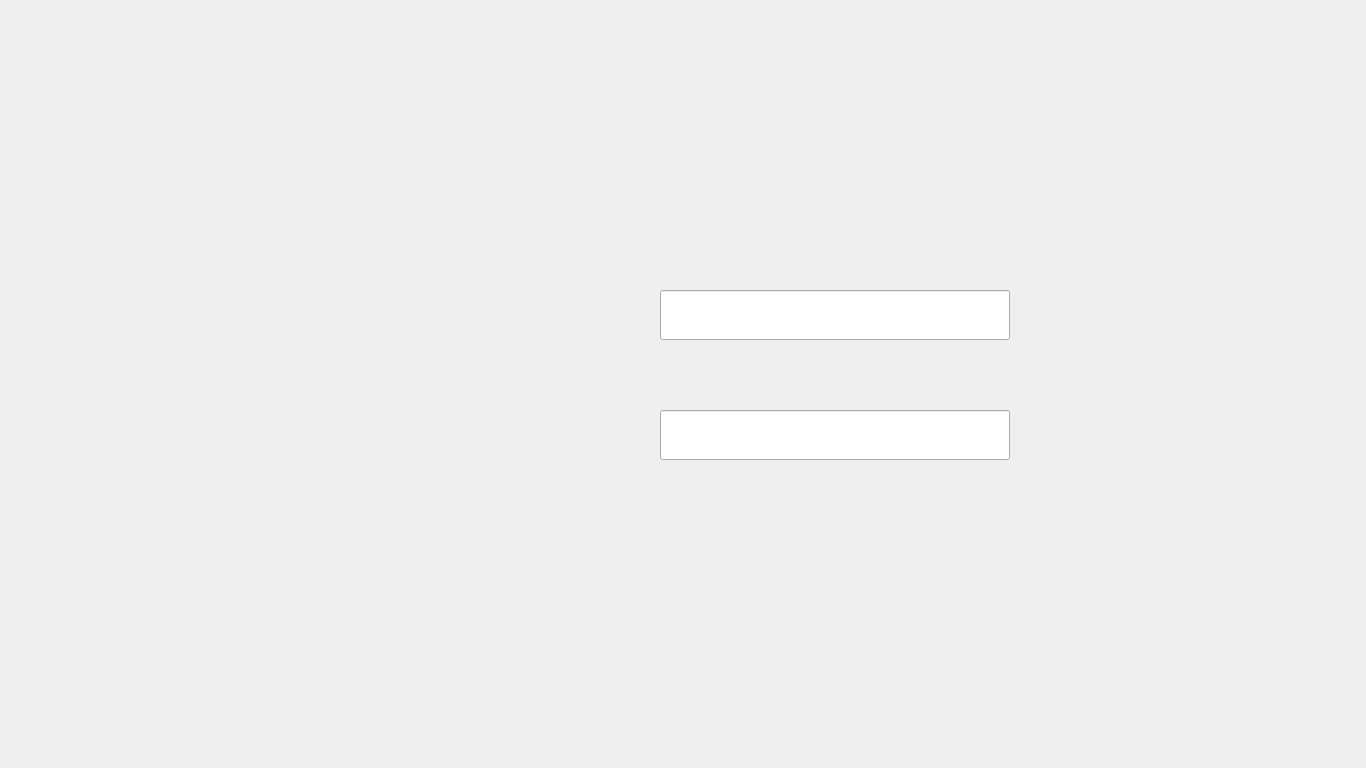
<?xml version="1.0" encoding="UTF-8"?>
<ui version="4.0">
 <class>Login</class>
 <widget class="QMainWindow" name="Login">
  <property name="geometry">
   <rect>
    <x>0</x>
    <y>0</y>
    <width>1366</width>
    <height>768</height>
   </rect>
  </property>
  <property name="windowTitle">
   <string>AJ Bank | Login</string>
  </property>
  <property name="styleSheet">
   <string notr="true">background-image: url(:/background/Login.jpg);</string>
  </property>
  <widget class="QWidget" name="centralwidget">
   <widget class="QPushButton" name="LoginB">
    <property name="geometry">
     <rect>
      <x>549</x>
      <y>627</y>
      <width>332</width>
      <height>75</height>
     </rect>
    </property>
    <property name="cursor">
     <cursorShape>PointingHandCursor</cursorShape>
    </property>
    <property name="styleSheet">
     <string notr="true">background-image: url(:/button/buttons/Confirm.png);
background-position:center;border-radius:100%;</string>
    </property>
    <property name="text">
     <string/>
    </property>
    <property name="default">
     <bool>true</bool>
    </property>
   </widget>
   <widget class="QLineEdit" name="LoginUsernameT">
    <property name="geometry">
     <rect>
      <x>660</x>
      <y>290</y>
      <width>350</width>
      <height>50</height>
     </rect>
    </property>
    <property name="styleSheet">
     <string notr="true">background-image: url(:/button/buttons/White.png);font: 63 18pt &quot;Montserrat SemiBold&quot;;</string>
    </property>
   </widget>
   <widget class="QLineEdit" name="LoginPasswordT">
    <property name="geometry">
     <rect>
      <x>660</x>
      <y>410</y>
      <width>350</width>
      <height>50</height>
     </rect>
    </property>
    <property name="styleSheet">
     <string notr="true">background-image: url(:/button/buttons/White.png);font: 63 18pt &quot;Montserrat SemiBold&quot;;</string>
    </property>
    <property name="echoMode">
     <enum>QLineEdit::Password</enum>
    </property>
   </widget>
   <widget class="QPushButton" name="BackButton">
    <property name="geometry">
     <rect>
      <x>0</x>
      <y>93</y>
      <width>150</width>
      <height>581</height>
     </rect>
    </property>
    <property name="cursor">
     <cursorShape>PointingHandCursor</cursorShape>
    </property>
    <property name="autoFillBackground">
     <bool>false</bool>
    </property>
    <property name="styleSheet">
     <string notr="true">background-image: url(:/button/buttons/Back.png);
border: 0px;</string>
    </property>
    <property name="text">
     <string/>
    </property>
    <property name="default">
     <bool>false</bool>
    </property>
    <property name="flat">
     <bool>false</bool>
    </property>
   </widget>
   <widget class="QPushButton" name="SuggestButton">
    <property name="geometry">
     <rect>
      <x>949</x>
      <y>0</y>
      <width>421</width>
      <height>384</height>
     </rect>
    </property>
    <property name="cursor">
     <cursorShape>PointingHandCursor</cursorShape>
    </property>
    <property name="styleSheet">
     <string notr="true">background-image: url(:/button/buttons/Suggest.png);
border: 0px;</string>
    </property>
    <property name="text">
     <string/>
    </property>
   </widget>
   <widget class="QLabel" name="ErrorMessage">
    <property name="geometry">
     <rect>
      <x>350</x>
      <y>520</y>
      <width>841</width>
      <height>41</height>
     </rect>
    </property>
    <property name="font">
     <font>
      <family>Montserrat</family>
      <pointsize>24</pointsize>
      <weight>75</weight>
      <bold>true</bold>
     </font>
    </property>
    <property name="styleSheet">
     <string notr="true">background-image: url(:/button/buttons/Blue.png);
color: rgb(255, 255, 255);
color: rgb(255, 0, 0);</string>
    </property>
    <property name="text">
     <string/>
    </property>
   </widget>
  </widget>
 </widget>
 <resources/>
 <connections/>
</ui>
